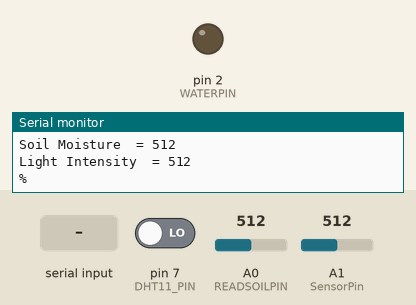
Recording of a sketch running on a simulated Arduino Uno, built with avr-gcc and run on an emulated ATmega328P. On the bench: output pins drawn as LEDs (lit = HIGH), the last lines printed to the serial monitor. The inputs (shaded band) are chosen by the test bench; at power-on: A0 (READSOILPIN) = 512, pin 7 (DHT11_PIN) LOW, A1 (SensorPin) = 512. The modem accepts every AT command (registered, SIM ready, sends succeed) and sends nothing else.

Above: at 19.2 s.
19.3 s: A0 (READSOILPIN) set to 691
21.4 s: A0 (READSOILPIN) set to 712
At 22.0 s:
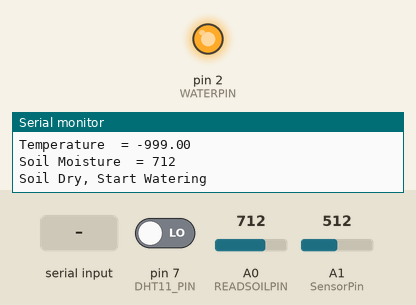
23.6 s: "90,45\n" received over the second serial link
Timing chart, 0 to 32.0 s (numbered marks = the images above; inputs shaded):
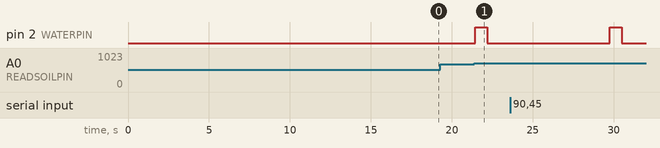

Measured:
- the behaviour switches between 699 and 700 on A0 (READSOILPIN) (found by bisection; images 0 and 1)
- after the input at 21.4 s, pin 2 (WATERPIN): LOW → HIGH at once, → LOW 0.75 s later

The sketch:

plant.io.ino
```cpp
#include <dht.h>
#include <SoftwareSerial.h>

dht DHT;
SoftwareSerial esp8266(0, 1);      // RX, TX for ESP8266

bool DEBUG = true;   //show more logs
int responseTime = 10; //communication timeout

#define DHT11_PIN 7 //input for temperature
#define WATERPIN 2 //output for water pump
#define READSOILPIN A0 //input for soil moisture
#define MAXDRYNESS 700 //define upper limit of soil moisture
#define WATERDELAY 750 // define delay for pre water pump
#define WATERPOSTDELAY 3000 //define delay for post water pump
#define SensorPin A1 //input for light

void setup()
{
  Serial.begin(9600);
  pinMode(READSOILPIN, INPUT);
  pinMode(DHT11_PIN, INPUT);
  pinMode(SensorPin, INPUT);
  pinMode(WATERPIN, OUTPUT);
  esp8266.begin(9600);
  sendCommand("AT+RST\r\n",2000,DEBUG); // reset module
  sendCommand("AT+CWMODE=3\r\n",1000,DEBUG);// configure as access point
  sendCommand("AT+CWSAP=\"Plant.io\",\"\",1,0\r\n",3000,DEBUG); //set SSID as Plantio and password as Rplgroup9
  delay(10000);
  //sendCommand("AT+CWLIF=\r\n",1000,DEBUG);
  sendCommand("AT+CIPMUX=1\r\n",1000,DEBUG); // configure for multiple connections
  sendCommand("AT+CIPSERVER=1,80\r\n",1000,DEBUG); // turn on server on port 80 (http)
  Serial.println("Server Ready");
}

void loop()
{
  int chk = DHT.read11(DHT11_PIN);
  Serial.print("\nTemperature\t= ");
  Serial.println(DHT.temperature);
  delay(1000);

  int SensorValueSoil = analogRead(READSOILPIN);
  Serial.print("Soil Moisture\t= ");
  Serial.println(SensorValueSoil);
  if(SensorValueSoil >= MAXDRYNESS)
  {
    Serial.print("Soil Dry, Start Watering");
    digitalWrite(WATERPIN, HIGH);
    delay(WATERDELAY);
    digitalWrite(WATERPIN, LOW);
    delay(WATERPOSTDELAY);
  }
  delay(50);

  int SensorValueLDR;
  SensorValueLDR = analogRead(SensorPin);
  Serial.print("Light Intensity\t= ");
  Serial.println(SensorValueLDR);
  Serial.print("%");
  delay(100);

  if(esp8266.available())
  {
     // get the connection id so that we can then disconnect
     int connectionId = esp8266.read()-48;
     // subtract 48 because the read() function returns
     // the ASCII decimal value and 0 (the first decimal number) starts at 48

     String content;
     content = ("Soil Moisture:");
     content += SensorValueSoil;
     //sendHTTPResponse(connectionId,content);
     //delay(1000);

     content += ("Temperature:");
     content += DHT.temperature;
     //sendHTTPResponse(connectionId,content);
     //delay(1000);

     content += ("Light intensity:");
     content += SensorValueLDR;
     //sendHTTPResponse(connectionId,content);
     //delay(1000);

     sendHTTPResponse(connectionId,content);

     // make close command
     String closeCommand = "AT+CIPCLOSE=";
     closeCommand+=connectionId; // append connection id
     closeCommand+="\r\n";


     sendCommand(closeCommand,1000,DEBUG); // close connection
  }
}

/*
* Name: sendData
* Description: Function used to send data to ESP8266.
* Params: command - the data/command to send; timeout - the time to wait for a response; debug - print to Serial window?(true = yes, false = no)
* Returns: The response from the esp8266 (if there is a reponse)
*/
String sendData(String command, const int timeout, boolean debug)
{
    String response = "";

    int dataSize = command.length();
    char data[dataSize];
    command.toCharArray(data,dataSize);

    esp8266.write(data,dataSize); // send the read character to the esp8266
    if(debug)
    {
      Serial.println("\r\n====== HTTP Response From Arduino ======");
      Serial.write(data,dataSize);
      Serial.println("\r\n========================================");
    }

    long int time = millis();

    while( (time+timeout) > millis())
    {
      while(esp8266.available())
      {

        // The esp has data so display its output to the serial window
        char c = esp8266.read(); // read the next character.
        response+=c;
      }
    }

    if(debug)
    {
      Serial.print(response);
    }

    return response;
}

/*
* Name: sendHTTPResponse
* Description: Function that sends HTTP 200, HTML UTF-8 response
*/
void sendHTTPResponse(int connectionId, String content)
{

     // build HTTP response
     String httpResponse;
     String httpHeader;
     // HTTP Header
     httpHeader = "HTTP/1.1 200 OK\r\nContent-Type: text/html; charset=UTF-8\r\n";
     httpHeader += "Content-Length: ";
     httpHeader += content.length();
     httpHeader += "\r\n";
     httpHeader +="Connection: close\r\n\r\n";
     httpResponse = httpHeader + content + " "; // There is a bug in this code: the last character of "content" is not sent, I cheated by adding this extra space
     sendCIPData(connectionId,httpResponse);
}

/*
* Name: sendCIPDATA
* Description: sends a CIPSEND=<connectionId>,<data> command
*
*/
void sendCIPData(int connectionId, String data)
{
   String cipSend = "AT+CIPSEND=";
   cipSend += connectionId;
   cipSend += ",";
   cipSend +=data.length();
   cipSend +="\r\n";
   sendCommand(cipSend,1000,DEBUG);
   sendData(data,1000,DEBUG);
}

/*
* Name: sendCommand
* Description: Function used to send data to ESP8266.
* Params: command - the data/command to send; timeout - the time to wait for a response; debug - print to Serial window?(true = yes, false = no)
* Returns: The response from the esp8266 (if there is a reponse)
*/
String sendCommand(String command, const int timeout, boolean debug)
{
    String response = "";

    esp8266.print(command); // send the read character to the esp8266

    long int time = millis();

    while( (time + timeout) > millis())
    {
      while(esp8266.available())
      {

        // The esp has data so display its output to the serial window
        char c = esp8266.read(); // read the next character.
        response+=c;
      }
    }

    if(debug)
    {
      Serial.print(response);
    }

    return response;
}
```
